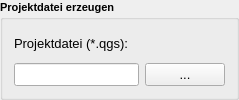
        <widget class="QGroupBox" name="gb_projectfile">
         <property name="font">
          <font>
           <family>Tahoma</family>
           <pointsize>8</pointsize>
           <weight>75</weight>
           <bold>true</bold>
          </font>
         </property>
         <property name="toolTip">
          <string comment="Nach dem Import eine Projektdatei neu erzeugen und speichern (optional)"/>
         </property>
         <property name="title">
          <string>Projektdatei erzeugen</string>
         </property>
         <property name="flat">
          <bool>false</bool>
         </property>
         <property name="checkable">
          <bool>false</bool>
         </property>
         <layout class="QVBoxLayout" name="verticalLayout_3">
          <item>
           <widget class="QLabel" name="label_4">
            <property name="font">
             <font>
              <family>Tahoma</family>
              <pointsize>10</pointsize>
              <weight>50</weight>
              <bold>false</bold>
             </font>
            </property>
            <property name="text">
             <string>Projektdatei (*.qgs):</string>
            </property>
            <property name="alignment">
             <set>Qt::AlignLeading|Qt::AlignLeft|Qt::AlignVCenter</set>
            </property>
           </widget>
          </item>
          <item>
           <layout class="QHBoxLayout" name="horizontalLayout_3">
            <item>
             <widget class="QLineEdit" name="tf_project">
              <property name="font">
               <font>
                <family>Tahoma</family>
                <pointsize>10</pointsize>
                <weight>50</weight>
                <bold>false</bold>
               </font>
              </property>
              <property name="toolTip">
               <string>&lt;html&gt;&lt;head/&gt;&lt;body&gt;&lt;p&gt;Pfad der neu erzeugten Projektdatei (optional)&lt;/p&gt;&lt;/body&gt;&lt;/html&gt;</string>
              </property>
              <property name="statusTip">
               <string>Pfad der neu erzeugten Projektdatei (optional)</string>
              </property>
              <property name="alignment">
               <set>Qt::AlignRight|Qt::AlignTrailing|Qt::AlignVCenter</set>
              </property>
             </widget>
            </item>
            <item>
             <widget class="QPushButton" name="pb_project">
              <property name="font">
               <font>
                <family>Tahoma</family>
                <pointsize>10</pointsize>
                <weight>50</weight>
                <bold>false</bold>
               </font>
              </property>
              <property name="toolTip">
               <string>&lt;html&gt;&lt;head/&gt;&lt;body&gt;&lt;p&gt;Pfad und Name der Projektdatei festlegen&lt;/p&gt;&lt;/body&gt;&lt;/html&gt;</string>
              </property>
              <property name="text">
               <string>...</string>
              </property>
             </widget>
            </item>
           </layout>
          </item>
         </layout>
        </widget>
